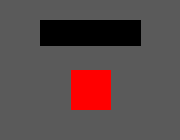
Frame 1 (no input)
Frame 60 (the mouse pressed at the canvas centre just before this capture): identical to frame 1, image omitted
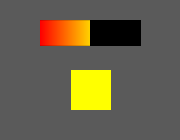
Frame 120 (the mouse held since frame 60 and released just before this capture)

The Processing sketch that drew these frames (run headless with seeded random() and noise(); from frame 60 on, the mouse is pressed at the canvas centre):

// Processing sketch: ej_07
// ── ej_07.pde
/******************************************/
/*Processing en el Universo del Videojuego*/
/*Unidad 6: Algoritmos de Estado          */
/*Ejemplo 07: Barra con Diagrama de Estado*/
/*                                        */
/* ibuioli@gmail.com                      */
/* jaimeperezmarin@gmail.com              */
/******************************************/

Principal personaje;
String estado;

void setup(){
  size(180, 140);
  
  personaje = new Principal(40, 20, 0);
  estado = " ";  //Para evitar problemas de contenido nulo (null)
}

void draw(){
  background(90);
  
  personaje.barraDeVida();    //Barra que interactua con el Mouse
  personaje.evaluarEstado();  //Evalúa el estado de la Barra
  personaje.cuerpo();         //Dibuja el cuerpo del personaje
}

// ── Principal.pde
class Principal {
  float vida;
  int bx, by, c, colorPrincipal;

  Principal(int bx_, int by_, int c_) {  //Constructor
    bx = bx_;
    by = by_;
    c = c_;
  }

  void barraDeVida() {
    vida = mouseX;

    //Mapear los valores para que vayan de 0 a 100
    vida = map(vida, 0, width, 0, 100);

    pushMatrix();
    translate(bx, by);

    pushStyle();  //Barra trasera, solo a modo visual
    fill(0);
    rect(0, 0, 100, 25);
    popStyle();

    pushStyle();  //Barra interactiva
    colorMode(HSB, 360, 100, 100);  //Cambiar modo de color

    //Se contraen los valores en un rango para evitar que los valores se pasen de 100
    vida = constrain(vida, 0, 100);

    for (int i = 0; i < vida; i++) {
      stroke(c+i, 100, 100);
      line(i, 0, i, 25);
    }

    popStyle();

    popMatrix();
  }

  void cuerpo() {
    pushMatrix();

    translate(bx+31, by+50);

    pushStyle();

    colorMode(HSB, 360, 100, 100);  //Cambiar modo de color
    fill(colorPrincipal, 100, 100);
    noStroke();
    rect(0, 0, 40, 40);

    popStyle();

    popMatrix();
  }

  void evaluarEstado() {
    if (estado == "mucha salud") {
      colorPrincipal = 120;
    }
    if (estado == "poca salud") {
      colorPrincipal = 60;
    }
    if (estado == "cero salud") {
      colorPrincipal = 360;
    }

    if (vida > 70) {
      estado = "mucha salud";
    }
    else if (vida < 70 && vida > 20) {
      estado = "poca salud";
    }
    else if (vida < 20) {
      estado = "cero salud";
    }
  }
}
